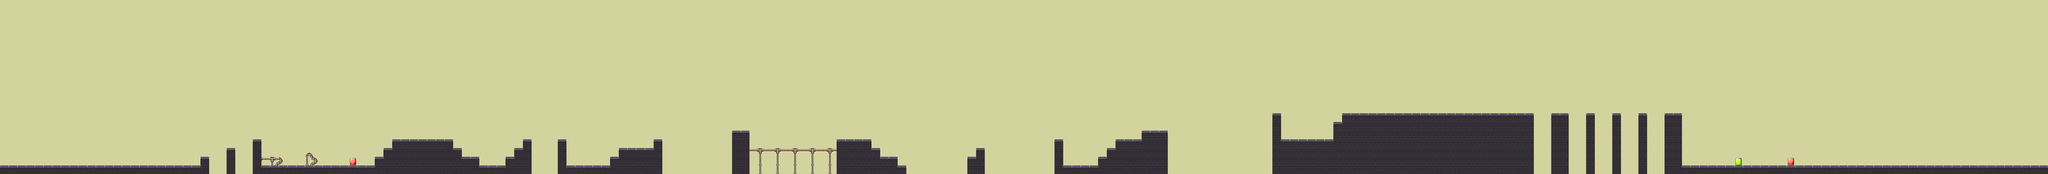

This is a level from a 2D game, rendered from its Tiled map with the project's own tilesets. A one-line summary and the map file follow, with tile-layer data summarised:
An orthogonal 235x20 tile map with 64x64 px tiles, 10 tile layers (The_Sun, Copy of background_00, background_00, background_01, ...), 1 hidden layer not drawn, 2 tilesets and 111 objects (enemy_01, enemy_02, enemy_03, enemy_04, enemy_05, ...).

<map version="1.5" tiledversion="1.5.0" orientation="orthogonal" renderorder="right-down" width="235" height="20" tilewidth="64" tileheight="64" infinite="0" backgroundcolor="#d3d39e" nextlayerid="25" nextobjectid="1625">
 <tileset firstgid="1" name="Asset_01" tilewidth="64" tileheight="64" tilecount="256" columns="16">
  <image source="Assets_01.png" trans="ff00ff" width="1024" height="1024" />
 </tileset>
 <tileset firstgid="257" name="Asset_002" tilewidth="64" tileheight="64" tilecount="1024" columns="32">
  <image source="Assets_002.png" trans="ff00ff" width="2048" height="2048" />
 </tileset>
 <layer id="1" name="Far_Background" width="235" height="20" visible="0" opacity="0.46">
  <data>[4700 cells, 0 non-empty, 0 distinct tile ids]</data>
 </layer>
 <layer id="2" name="The_Sun" width="235" height="20">
  <data>[4700 cells, 0 non-empty, 0 distinct tile ids]</data>
 </layer>
 <layer id="24" name="Copy of background_00" width="235" height="20">
  <data>[4700 cells, 0 non-empty, 0 distinct tile ids]</data>
 </layer>
 <layer id="3" name="background_00" width="235" height="20">
  <data>[4700 cells, 0 non-empty, 0 distinct tile ids]</data>
 </layer>
 <layer id="4" name="background_01" width="235" height="20">
  <data>[4700 cells, 0 non-empty, 0 distinct tile ids]</data>
 </layer>
 <layer id="5" name="background_02" width="235" height="20">
  <data>[4700 cells, 0 non-empty, 0 distinct tile ids]</data>
 </layer>
 <layer id="6" name="obstacles_secondary" width="235" height="20">
  <data>[4700 cells, 9 non-empty, 7 distinct tile ids]</data>
 </layer>
 <layer id="7" name="Borders_pixels" width="235" height="20">
  <data>[4700 cells, 412 non-empty, 3 distinct tile ids]</data>
 </layer>
 <layer id="8" name="Trees_pixels" width="235" height="20">
  <data>[4700 cells, 0 non-empty, 0 distinct tile ids]</data>
 </layer>
 <layer id="9" name="Obstacles_pixels" width="235" height="20">
  <data>[4700 cells, 455 non-empty, 10 distinct tile ids]</data>
 </layer>
 <layer id="10" name="Traps_pixels" width="235" height="20">
  <data>[4700 cells, 0 non-empty, 0 distinct tile ids]</data>
 </layer>
 <objectgroup id="11" name="Borders">
  <object id="1476" x="0" y="1216" width="1472" height="64" />
  <object id="1477" x="1472" y="1152" width="64" height="128" />
  <object id="1478" x="1664" y="1088" width="64" height="192" />
  <object id="1479" x="1856" y="1024" width="64" height="256" />
  <object id="1480" x="1920" y="1216" width="832" height="64" />
  <object id="1481" x="2752" y="1152" width="64" height="128" />
  <object id="1483" x="2816" y="1088" width="64" height="192" />
  <object id="1486" x="2880" y="1024" width="448" height="256" />
  <object id="1487" x="3328" y="1088" width="64" height="192" />
  <object id="1490" x="3520" y="1216" width="192" height="64" />
  <object id="1491" x="3712" y="1152" width="64" height="128" />
  <object id="1493" x="3776" y="1088" width="64" height="192" />
  <object id="1494" x="3840" y="1024" width="64" height="256" />
  <object id="1495" x="4096" y="1024" width="64" height="256" />
  <object id="1496" x="4160" y="1216" width="320" height="64" />
  <object id="1497" x="4480" y="1152" width="64" height="128" />
  <object id="1498" x="4544" y="1088" width="256" height="192" />
  <object id="1499" x="4800" y="1024" width="64" height="256" />
  <object id="1500" x="5376" y="960" width="127" height="320" />
  <object id="1506" x="5503" y="1100" width="635" height="10" />
  <object id="1507" x="6144" y="1024" width="256" height="256" />
  <object id="1508" x="6400" y="1088" width="64" height="192" />
  <object id="1509" x="6464" y="1152" width="128" height="128" />
  <object id="1510" x="6592" y="1216" width="64" height="64" />
  <object id="1511" x="7104" y="1152" width="64" height="128" />
  <object id="1512" x="7168" y="1088" width="64" height="192" />
  <object id="1513" x="7744" y="1024" width="64" height="256" />
  <object id="1514" x="7808" y="1216" width="256" height="64" />
  <object id="1515" x="8064" y="1152" width="64" height="128" />
  <object id="1516" x="8128" y="1088" width="64" height="192" />
  <object id="1517" x="8192" y="1024" width="192" height="256" />
  <object id="1518" x="8384" y="960" width="192" height="320" />
  <object id="1519" x="9344" y="832" width="64" height="448" />
  <object id="1520" x="9408" y="1024" width="320" height="256" />
  <object id="1521" x="9728" y="960" width="64" height="320" />
  <object id="1522" x="9792" y="896" width="64" height="384" />
  <object id="1524" x="9856" y="832" width="1408" height="448" />
  <object id="1526" x="11648" y="832" width="64" height="448" />
  <object id="1527" x="11840" y="832" width="64" height="448" />
  <object id="1528" x="12032" y="832" width="64" height="448" />
  <object id="1586" x="14981.8" y="55.9697" width="100" height="1157.58" />
  <object id="1593" x="12352" y="1216" width="2688" height="64" />
  <object id="1594" x="12224" y="832" width="128" height="448" />
  <object id="1603" x="11392.7" y="834.333" width="126" height="445.667" />
  <object id="1605" x="0" y="0" width="128" height="1216.12" />
  <object id="1617" x="2250" y="1128" width="82.3333" height="87.3333" />
  <object id="1618" x="1920" y="1152" width="153.333" height="63.6667" />
  <object id="1624" x="3392" y="1152" width="128" height="128" />
 </objectgroup>
 <objectgroup id="12" name="Obstacles">
  <object id="1596" x="12746" y="1166" width="46" height="46" />
  <object id="1619" x="13130.3" y="1166.33" width="46" height="46" />
  <object id="1620" x="2569.33" y="1165" width="46" height="46" />
 </objectgroup>
 <objectgroup id="13" name="Traps" />
 <objectgroup id="14" name="Enemy_Location">
  <object id="1083" name="enemy_01" x="2492.25" y="1144.09" width="69.697" height="63.6364" />
  <object id="1085" name="enemy_02" x="4342.91" y="1153.34" width="57.5758" height="54.5455" />
  <object id="1086" name="enemy_03" x="5805.64" y="998.79" width="64" height="64" />
  <object id="1087" name="enemy_04" x="8129.64" y="1026.72" width="63.6364" height="60.6061" />
  <object id="1088" name="enemy_05" x="11002.6" y="756.242" width="69.697" height="72.7273" />
  <object id="1089" name="enemy_06" x="9784.2" y="816.76" width="66.6667" height="66.6667" />
  <object id="1092" name="enemy_07" x="12516.2" y="1146" width="63.6364" height="63.6364" />
  <object id="1093" name="boss" x="14045.5" y="1153.22" width="54.5455" height="57.5758" />
 </objectgroup>
 <objectgroup id="15" name="Diamonds">
  <object id="1553" x="2880" y="960" width="64" height="64" />
  <object id="1554" x="2944" y="960" width="64" height="64" />
  <object id="1555" x="3008" y="960" width="64" height="64" />
  <object id="1556" x="3072" y="960" width="64" height="64" />
  <object id="1557" x="3136" y="960" width="64" height="64" />
  <object id="1558" x="3200" y="960" width="64" height="64" />
  <object id="1559" x="3264" y="960" width="64" height="64" />
  <object id="1560" x="4544" y="1024" width="64" height="64" />
  <object id="1561" x="4608" y="1024" width="64" height="64" />
  <object id="1562" x="4672" y="1024" width="64" height="64" />
  <object id="1563" x="4736" y="1024" width="64" height="64" />
  </objectgroup>
 <objectgroup id="16" name="Exit">
  <!-- 1 objects omitted --></objectgroup>
 <objectgroup id="17" name="Dynamic_Objects">
  <!-- 1 objects omitted --></objectgroup>
 <objectgroup id="18" name="Boss_Zone">
  <!-- 1 objects omitted --></objectgroup>
 <objectgroup id="19" name="Checkpoints">
  <!-- 3 objects omitted --></objectgroup>
 <objectgroup id="20" name="DynamicPlatforms">
  <!-- 5 objects omitted --></objectgroup>
 <objectgroup id="21" name="DP_starts">
  <!-- 5 objects omitted --></objectgroup>
 <objectgroup id="22" name="DP_stops">
  <!-- 5 objects omitted --></objectgroup>
 <objectgroup id="23" name="Hearts">
  <!-- 2 objects omitted --></objectgroup>
</map>
<!-- 41 of 111 objects omitted -->
